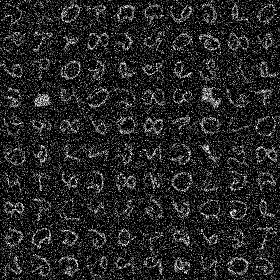
#> input picture 4. ImageProcessing/noisy_bangla.png, 280 x 280 px
$ python 4.1_2D_Convolution_Smoothing_Filtering.py
#> lines starting #> are read from the running program, lines starting #| are printed output that depends on the picture
'''
2D Convolution ( Image Filtering )

As in one-dimensional signals, images also can be filtered with various low-pass
filters(LPF), high-pass filters(HPF) etc. LPF helps in removing noises, blurring
the images etc. HPF filters helps in finding edges in the images.

OpenCV provides a function cv.filter2D() to convolve a kernel with an image.
As an example, we will try an averaging filter on an image. A 5x5 averaging
filter kernel will look like below:

K=1/25⎡⎣⎢⎢⎢⎢⎢⎢1111111111111111111111111⎤⎦⎥⎥⎥⎥⎥⎥

Operation is like this: keep this kernel above a pixel, add all the 25 pixels
below this kernel, take its average and replace the central pixel with the new
average value. It continues this operation for all the pixels in the image.
Try this code and check the result:
'''

import numpy as np
import cv2 as cv
from matplotlib import pyplot as plt

img = cv.imread('noisy_bangla.png')
#> img is the input picture: shape (280, 280, 3); min 0, max 255, mean 36.6

kernel = np.ones((5,5),np.float32)/25

dst = cv.filter2D(img,-1,kernel)
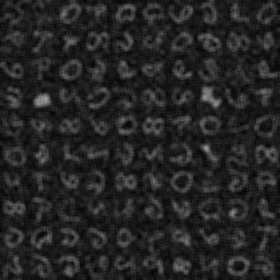
#> dst: shape (280, 280, 3); min 4, max 159, mean 36.6

plt.subplot(121),plt.imshow(img),plt.title('Original')
plt.xticks([]), plt.yticks([])

plt.subplot(122),plt.imshow(dst),plt.title('Averaging')
plt.xticks([]), plt.yticks([])
plt.show()
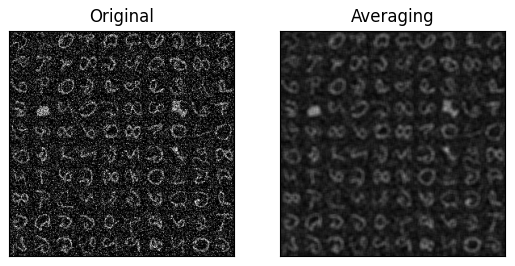
#> figure drawn by matplotlib, 2 panels
